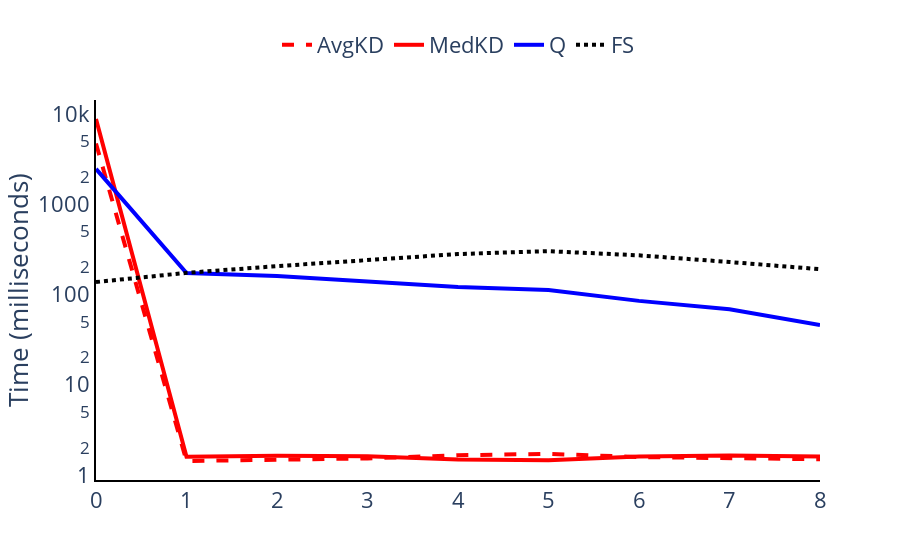

This figure's notebook cell:
### Code cell
a = per_query('Sequential2', ['AverageKDTree', 'MedianKDTree', 'Quasii', 'FullScan'])
save_figure(a, 'payoff-per-query.pdf')
a

### Figure 1 — Plotly figure (JSON) as saved in the notebook; plotly's stock layout.template omitted (floating-point values rounded to 4 significant figures)
{"data": [{"line": {"dash": "dash", "width": 4}, "marker": {"color": "red"}, "mode": "lines", "name": "AvgKD", "type": "scatter", "x": [0, 1, 2, 3, 4, 5, 6, 7, 8], "y": [4716.0, 1.43, 1.477, 1.528, 1.656, 1.718, 1.581, 1.524, 1.497]}, {"line": {"dash": "solid", "width": 4}, "marker": {"color": "red"}, "mode": "lines", "name": "MedKD", "type": "scatter", "x": [0, 1, 2, 3, 4, 5, 6, 7, 8], "y": [8826.0, 1.595, 1.639, 1.618, 1.489, 1.456, 1.601, 1.646, 1.604]}, {"line": {"dash": "solid", "width": 4}, "marker": {"color": "blue"}, "mode": "lines", "name": "Q", "type": "scatter", "x": [0, 1, 2, 3, 4, 5, 6, 7, 8], "y": [2468.0, 173.1, 160.4, 139.0, 121.4, 112.4, 85.1, 68.86, 45.86]}, {"line": {"dash": "dot", "width": 4}, "marker": {"color": "black"}, "mode": "lines", "name": "FS", "type": "scatter", "x": [0, 1, 2, 3, 4, 5, 6, 7, 8], "y": [137.7, 173.9, 206.6, 242.5, 281.2, 302.7, 271.9, 229.5, 191.1]}], "layout": {"bargap": 0, "font": {"size": 22}, "legend": {"orientation": "h", "x": 0.25, "y": 1.2}, "plot_bgcolor": "rgba(0,0,0,0)", "showlegend": true, "xaxis": {"linecolor": "black", "linewidth": 2, "showline": true}, "yaxis": {"linecolor": "black", "linewidth": 2, "showline": true, "title": {"text": "Time (milliseconds)"}, "type": "log"}}}
